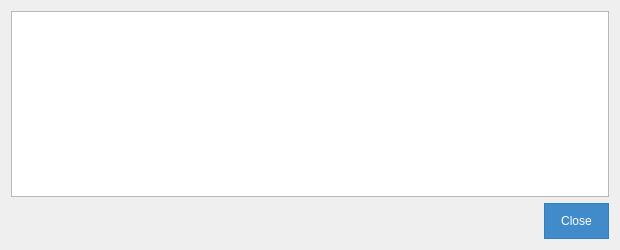
<?xml version="1.0" encoding="UTF-8"?>
<ui version="4.0">
 <class>TransactionDescDialog</class>
 <widget class="QDialog" name="TransactionDescDialog">
  <property name="geometry">
   <rect>
    <x>0</x>
    <y>0</y>
    <width>620</width>
    <height>250</height>
   </rect>
  </property>
  <property name="windowTitle">
   <string>Transaction details</string>
  </property>
  <property name="styleSheet">
   <string notr="true">QPushButton {
background-image: none;
border: 1px solid transparent;
color: white;
background-color: #428bca;
border-color: #357ebd;
padding: 10px 16px;
}
QPushButton:active {
color: white;
background-color: #3276b1;
border-color: #285e8e;
}
QPushButton:hover {
color: white;
background-color: #3276b1;
border-color: #285e8e;
}</string>
  </property>
  <layout class="QVBoxLayout" name="verticalLayout">
   <item>
    <widget class="QTextEdit" name="detailText">
     <property name="toolTip">
      <string>This pane shows a detailed description of the transaction</string>
     </property>
     <property name="readOnly">
      <bool>true</bool>
     </property>
    </widget>
   </item>
   <item>
    <widget class="QDialogButtonBox" name="buttonBox">
     <property name="orientation">
      <enum>Qt::Horizontal</enum>
     </property>
     <property name="standardButtons">
      <set>QDialogButtonBox::Close</set>
     </property>
    </widget>
   </item>
  </layout>
 </widget>
 <resources/>
 <connections>
  <connection>
   <sender>buttonBox</sender>
   <signal>accepted()</signal>
   <receiver>TransactionDescDialog</receiver>
   <slot>accept()</slot>
   <hints>
    <hint type="sourcelabel">
     <x>248</x>
     <y>254</y>
    </hint>
    <hint type="destinationlabel">
     <x>157</x>
     <y>274</y>
    </hint>
   </hints>
  </connection>
  <connection>
   <sender>buttonBox</sender>
   <signal>rejected()</signal>
   <receiver>TransactionDescDialog</receiver>
   <slot>reject()</slot>
   <hints>
    <hint type="sourcelabel">
     <x>316</x>
     <y>260</y>
    </hint>
    <hint type="destinationlabel">
     <x>286</x>
     <y>274</y>
    </hint>
   </hints>
  </connection>
 </connections>
</ui>
